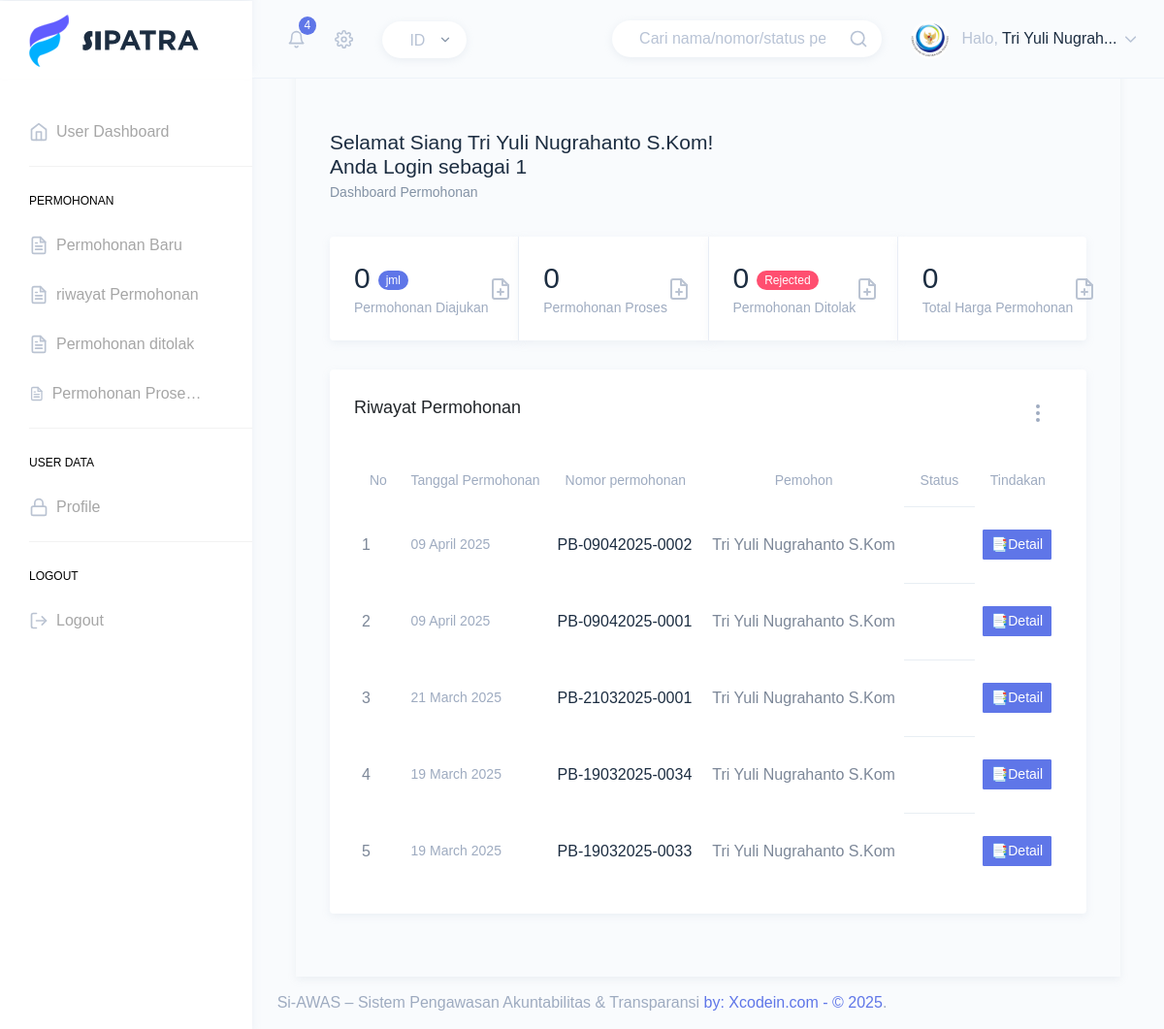
Page /index.php?page=pemohon/dashboard (signed in) on the committed database.
### tables this page shows
CREATE TABLE IF NOT EXISTS `permohonan` (
  `id` int NOT NULL AUTO_INCREMENT,
  `user_id` int NOT NULL,
  `mata_anggaran` varchar(50) NOT NULL,
  `detail_kegiatan` text NOT NULL,
  `nomor_permohonan` varchar(50) NOT NULL,
  `tanggal_permohonan` datetime NOT NULL,
  `grand_total_harga` decimal(15,2) DEFAULT NULL,
  `keterangan` text,
  `status` enum('Menunggu Persetujuan SPM','Menunggu Persetujuan Plt.Kasubbag Umum / PPK','Menunggu Persetujuan KPA','Ditolak') NOT NULL DEFAULT 'Menunggu Persetujuan SPM',
  `status2` int NOT NULL DEFAULT '1',
  `qr_code_pemohon` varchar(255) DEFAULT NULL,
  `qr_code_pejabat1` varchar(255) DEFAULT NULL,
  `waktu_ttd_katimja` datetime DEFAULT NULL,
  `keterangan_SPM` text,
  `qr_code_ppk` varchar(255) DEFAULT NULL,
  `keterangan_PPK` text,
  `qr_code_kpa` varchar(255) DEFAULT NULL,
  `keterangan_KPA` text,
  `created_at` timestamp NULL DEFAULT CURRENT_TIMESTAMP,
  `updated_at` timestamp NULL DEFAULT CURRENT_TIMESTAMP ON UPDATE CURRENT_TIMESTAMP,
  `waktu_ttd_ppk` datetime DEFAULT NULL,
  `waktu_ttd_kpa` datetime DEFAULT NULL,
  `bukti_nota_pdf` varchar(255) DEFAULT NULL,
  `foto_geotagging` varchar(255) DEFAULT NULL,
  `dokumen_pendukung` varchar(255) DEFAULT NULL,
  `keterangan_bukti` text,
  PRIMARY KEY (`id`),
  UNIQUE KEY `nomor_permohonan` (`nomor_permohonan`),
  UNIQUE KEY `nomor_permohonan_2` (`nomor_permohonan`),
  KEY `fk_permohonan_user` (`user_id`),
  KEY `fk_status_permohonan` (`status2`)
);

CREATE TABLE IF NOT EXISTS `users` (
  `id` int NOT NULL AUTO_INCREMENT,
  `atasan_id` int DEFAULT NULL,
  `name` varchar(100) NOT NULL,
  `nip_nik` varchar(50) NOT NULL,
  `jabatan` varchar(100) NOT NULL,
  `email` varchar(100) NOT NULL,
  `password` varchar(255) NOT NULL,
  `level_user` int NOT NULL DEFAULT '1',
  `role` enum('pemohon','pejabat_spm','pejabat_ppk','pejabat_kpa','pengawas','operator','admin') NOT NULL DEFAULT 'pemohon',
  `created_at` timestamp NULL DEFAULT CURRENT_TIMESTAMP,
  `id_tim_kerja` int DEFAULT NULL,
  PRIMARY KEY (`id`),
  UNIQUE KEY `nip_nik` (`nip_nik`),
  UNIQUE KEY `email` (`email`),
  KEY `fk_level_user` (`level_user`),
  KEY `fk_users_timkerja` (`id_tim_kerja`)
);

### config/functions.php (called while the page is built, shortened)
<?php
function getTotalPermohonanPending($conn)
{
    $role = $_SESSION['level_user'];
    return 0;
}
function getTotalPermohonanDitolak($conn)
{
    $role = $_SESSION['level_user'];
    return 0;
}
function getTotalHargaPermohonanSelesai($conn)
{
    $role = $_SESSION['level_user'];
    return 0;
}
function getAllRequests($conn)
{
    $user_id = $_SESSION['user_id'];
    $query = "SELECT p.id, p.nomor_permohonan, p.tanggal_permohonan, p.status, u.name AS nama_pemohon
               FROM permohonan p
               JOIN users u ON p.user_id = u.id
               WHERE p.user_id = ?
               ORDER BY p.created_at DESC
               LIMIT 5";
    $stmt = $conn->prepare($query);
    $stmt->bind_param("i", $user_id);
    $stmt->execute();
    return $stmt->get_result();
}

### config/config.php (called while the page is built, shortened)
<?php
$base_url = "http://localhost/sipatra2025";

### pages/pemohon/dashboard.php (the view, shortened to what this page needs)
<?php
$requests = getAllRequests($conn);
?>
<div class="page-wrapper">
    <div class="page-breadcrumb">
        <div class="row">
            <div class="col-7 align-self-center">
                <h3 class="page-title text-truncate text-dark font-weight-medium mb-1">
                    <?php
                    $time = date('H');
                    if ($time >= 5 && $time <= 11) {
                        echo "Selamat Pagi";
                    } elseif ($time >= 12 && $time <= 15) {
                        echo "Selamat Siang";
                    } elseif ($time >= 16 && $time <= 18) {
                        echo "Selamat Sore";
                    } else {
                        echo "Selamat Malam";
                    }
                    echo " " . $_SESSION['name'] . "! </br>Anda Login sebagai " . $_SESSION['level_user'];
                    ?>
                    <br>
                </h3>
                <div class="d-flex align-items-center">
                    <nav aria-label="breadcrumb">
                        <ol class="breadcrumb m-0 p-0">
                            <li class="breadcrumb-item"><a href="index.php?page=dashboard">Dashboard Permohonan</a></li>
                        </ol>
                    </nav>
                </div>
            </div>
        </div>
    </div>
    <div class="container-fluid">
        <div class="card-group">
            <div class="card border-right">
                <div class="card-body">
                    <div class="d-flex d-lg-flex d-md-block align-items-center">
                        <div>
                            <div class="d-inline-flex align-items-center">
                                <h2 class="text-dark mb-1 font-weight-medium">
                                    <?php
                                    $sql = "SELECT COUNT(*) as total FROM permohonan WHERE status='Diajukan'";
                                    $result = $conn->query($sql);
                                    $row = $result->fetch_assoc();
                                    echo $row['total'];
                                    ?>
                                </h2>
                                <span
                                    class="badge bg-primary font-12 text-white font-weight-medium badge-pill ml-2 d-lg-block d-md-none">jml</span>
                            </div>
                            <h6 class="text-muted font-weight-normal mb-0 w-100 text-truncate">Permohonan Diajukan</h6>
                        </div>
                        <div class="ml-auto mt-md-3 mt-lg-0">
                            <span class="opacity-7 text-muted"><i data-feather="file-plus"></i></span>
                        </div>
                    </div>
                </div>
            </div>
            <div class="card border-right">
                <div class="card-body">
                    <div class="d-flex d-lg-flex d-md-block align-items-center">
                        <div>
                            <h2 class="text-dark mb-1 w-100 text-truncate font-weight-medium">
                                <?php echo getTotalPermohonanPending($conn); ?></h2>
                            <h6 class="text-muted font-weight-normal mb-0 w-100 text-truncate">Permohonan Proses</h6>
                        </div>
                        <div class="ml-auto mt-md-3 mt-lg-0">
                            <span class="opacity-7 text-muted"><i data-feather="file-plus"></i></span>
                        </div>
                    </div>
                </div>
            </div>
            <div class="card border-right">
                <div class="card-body">
                    <div class="d-flex d-lg-flex d-md-block align-items-center">
                        <div>
                            <div class="d-inline-flex align-items-center">
                                <h2 class="text-dark mb-1 font-weight-medium">
                                    <?php echo getTotalPermohonanDitolak($conn); ?></h2>
                                <span
                                    class="badge bg-danger font-12 text-white font-weight-medium badge-pill ml-2 d-md-none d-lg-block">Rejected</span>
                            </div>
                            <h6 class="text-muted font-weight-normal mb-0 w-100 text-truncate">Permohonan Ditolak</h6>
                        </div>
                        <div class="ml-auto mt-md-3 mt-lg-0">
                            <span class="opacity-7 text-muted"><i data-feather="file-plus"></i></span>
                        </div>
                    </div>
                </div>
            </div>
            <div class="card">
                <div class="card-body">
                    <div class="d-flex d-lg-flex d-md-block align-items-center">
                        <div>
                            <h2 class="text-dark mb-1 font-weight-medium">
                                <?php echo getTotalHargaPermohonanSelesai($conn); ?></h2>
                            <h6 class="text-muted font-weight-normal mb-0 w-100 text-truncate">Total Harga Permohonan
                            </h6>
                        </div>
                        <div class="ml-auto mt-md-3 mt-lg-0">
                            <span class="opacity-7 text-muted"><i data-feather="file-plus"></i></span>
                        </div>
                    </div>
                </div>
            </div>
        </div>
        <div class="row">
            <div class="col-12">
                <div class="card">
                    <div class="card-body">
                        <div class="d-flex align-items-center mb-4">
                            <h4 class="card-title">Riwayat Permohonan</h4>
                            <div class="ml-auto">
                                <div class="dropdown sub-dropdown">
                                    <button class="btn btn-link text-muted dropdown-toggle" type="button" id="dd1"
                                        data-toggle="dropdown" aria-haspopup="true" aria-expanded="false">
                                        <i data-feather="more-vertical"></i>
                                    </button>
                                </div>
                            </div>
                        </div>
                        <div class="table-responsive">
                            <table class="table no-wrap v-middle mb-0">
                                <thead>
                                    <tr class="border-0">
                                        <th class="border-0 font-14 font-weight-medium text-muted">No</th>
                                        <th class="border-0 font-14 font-weight-medium text-muted px-2">Tanggal
                                            Permohonan</th>
                                        <th class="border-0 font-14 font-weight-medium text-muted">Nomor permohonan</th>
                                        <th class="border-0 font-14 font-weight-medium text-muted text-center">Pemohon
                                        </th>
                                        <th class="border-0 font-14 font-weight-medium text-muted text-center">Status
                                        </th>
                                        <th class="border-0 font-14 font-weight-medium text-muted">Tindakan</th>
                                    </tr>
                                </thead>
                                <tbody>
                                    <?php
                                    $no = 1;
                                    while ($row = $requests->fetch_assoc()) {
                                    ?>
                                    <tr>
                                        <td class="border-top-0 px-2 py-4">
                                            <div class="d-flex no-block align-items-center">
                                                <div class="mr-3"><?php echo $no++; ?></div>
                                            </div>
                                        </td>
                                        <td class="border-top-0 text-muted px-2 py-4 font-14">
                                            <?= date('d F Y', strtotime($row['tanggal_permohonan'])); ?>
                                        </td>
                                        <td class="font-weight-medium text-dark border-top-0 px-2 py-4">
                                            <div class="popover-icon">
                                                <?= htmlspecialchars($row['nomor_permohonan']); ?>
                                            </div>
                                        </td>
                                        <td class="border-top-0 text-center px-2 py-4">
                                            <?= htmlspecialchars($row['nama_pemohon']); ?>
                                        </td>
                                        <td class="text-center font-weight-medium text-dark px-2 py-4">
                                        </td>
                                        <td class="font-weight-medium text-dark border-top-0 px-2 py-4">
                                            <a href="<?= $base_url ?>/index.php?page=detail_permohonan&id=<?= $row['id']; ?>"
                                                class="btn btn-info btn-sm">📑Detail</a>
                                        </td>
                                    </tr>
                                    <?php } ?>
                                </tbody>
                            </table>
                        </div>
                    </div>
                </div>
            </div>
        </div>
    </div>
</div>

### rows in the picture
permohonan: tanggal_permohonan "09 April 2025", nomor_permohonan "PB-09042025-0002", user.name "Tri Yuli Nugrahanto S.Kom"
permohonan: tanggal_permohonan "09 April 2025", nomor_permohonan "PB-09042025-0001", user.name "Tri Yuli Nugrahanto S.Kom"
permohonan: tanggal_permohonan "21 March 2025", nomor_permohonan "PB-21032025-0001", user.name "Tri Yuli Nugrahanto S.Kom"
permohonan: tanggal_permohonan "19 March 2025", nomor_permohonan "PB-19032025-0034", user.name "Tri Yuli Nugrahanto S.Kom"
permohonan: tanggal_permohonan "19 March 2025", nomor_permohonan "PB-19032025-0033", user.name "Tri Yuli Nugrahanto S.Kom"

### other values in the picture
getNotificationCount($conn) "4"
substr($_SESSION['name'], 0, 15) "Tri Yuli Nugrah"
$_SESSION['name'] "Tri Yuli Nugrahanto S.Kom"
$_SESSION['level_user'] "1"
$row['total'] "0"
getTotalPermohonanPending($conn) "0"
getTotalPermohonanDitolak($conn) "0"
getTotalHargaPermohonanSelesai($conn) "0"
